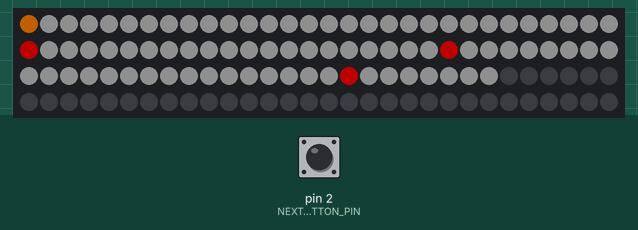
This sketch was run on a simulated Arduino Uno, built with avr-gcc and run on an emulated ATmega328P. Shown: 120 RGB LEDs in strip order, left to right, continuing on the next row. The inputs (shaded band) are chosen by the test bench; at power-on: pin 2 (NEXT_BUTTON_PIN) HIGH. Dim RGB values are drawn brighter than linear.

Above: at 0.22 s.

The sketch:

train_map.ino
```cpp
#include <Adafruit_NeoPixel.h>

// Hardware defaults. Change these to match the installation.
constexpr uint16_t LED_COUNT = 120;
constexpr uint8_t LED_DATA_PIN = 6;
constexpr uint8_t NEXT_BUTTON_PIN = 2;

constexpr uint8_t LED_BRIGHTNESS = 80;
constexpr uint16_t FRAME_DELAY_MS = 150;
constexpr uint32_t SEQUENCE_START_DELAY_S = 92;
constexpr uint8_t STATION_RED = 255;
constexpr uint8_t IDLE_LINE_LEVEL = 50;
constexpr uint8_t MOVING_LIGHT_LEVEL = 255;
constexpr uint8_t TRAIN_LENGTH = 4; // Number of LEDs in the moving train.

Adafruit_NeoPixel strip(LED_COUNT, LED_DATA_PIN, NEO_GRB + NEO_KHZ800);

/*
 * A station is represented by the LED mounted at its location.
 * Every station LED is kept red, including when it is an endpoint of
 * the currently animated line.
 */
struct Station {
  uint16_t led;
  const char *name;
};

/*
 * firstLed and lastLed are inclusive and must describe one contiguous
 * strip segment. Set reverse to true when the physical strip runs from
 * the end station back toward the start station.
 */
struct Line {
  uint16_t firstLed;
  uint16_t lastLed;
  uint32_t seconds;
};

// Routes are shown in this order during the timed sequence.
const Line lines[] = {
    {0, 30, 66},  // A -> B, seconds
    {30, 51, 32}, // B -> C, seconds
    {51, 76, 67}, // C -> D, seconds
    {76, 83, 0}  // D -> E, seconds
};

constexpr size_t LINE_COUNT = sizeof(lines) / sizeof(lines[0]);

size_t currentLine = 0;
uint16_t movingPosition = 0;
uint32_t lastFrameAt = 0;
uint32_t currentLineStartedAt = 0;
uint32_t sequenceStartRequestedAt = 0;
bool sequenceMode = false;
bool sequenceStartPending = false;

bool lastButtonReading = HIGH;
bool stableButtonState = HIGH;
uint32_t buttonChangedAt = 0;
constexpr uint16_t BUTTON_DEBOUNCE_MS = 35;

uint32_t scaledWhite(uint8_t level) { return strip.Color(level, level, level); }
uint32_t trainColor() { return strip.Color(255, 128, 0); }

void drawStation(uint16_t led) {
  if (led != lines[0].firstLed && led != lines[LINE_COUNT - 1].lastLed) {
    strip.setPixelColor(led, strip.Color(STATION_RED, 0, 0));
  }
}

void drawLine(Line *line, bool active) {
  for (uint16_t led = line->firstLed; led <= line->lastLed; ++led) {
    if (active) {
      strip.setPixelColor(led, scaledWhite(MOVING_LIGHT_LEVEL));
    } else {
      strip.setPixelColor(led, scaledWhite(IDLE_LINE_LEVEL));
    }
  }

  drawStation(line->firstLed);
  drawStation(line->lastLed);
}

void drawTrain(uint16_t startLed, uint16_t lastLed) {
  for (uint8_t offset = 0; offset < TRAIN_LENGTH && offset <= movingPosition;
       ++offset) {
    const uint16_t trainLed = movingPosition - offset;
    if (trainLed >= startLed && trainLed <= lastLed) {
      strip.setPixelColor(trainLed, trainColor());
    }
  }

  movingPosition++;
  if (movingPosition > lastLed + TRAIN_LENGTH - 1) {
    movingPosition = startLed;
  }
}

void drawFullMap() {
  strip.clear();

  // Draw every route as a dim white idle line.
  for (size_t lineIndex = 0; lineIndex < LINE_COUNT; ++lineIndex) {
    drawLine(&lines[lineIndex], false);
  }

  drawTrain(lines[0].firstLed, lines[LINE_COUNT - 1].lastLed);
  strip.show();
}

void drawSequenceLine() {
  strip.clear();
  const Line &line = lines[currentLine];
  drawLine(&lines[currentLine], true);
  drawTrain(line.firstLed, line.lastLed - 1);
  for (size_t lineIndex = 0; lineIndex < LINE_COUNT; ++lineIndex) {
    if (lineIndex != currentLine) {
      drawLine(&lines[lineIndex], false);
    }
  }
  strip.show();
}

void startSequence() {
  sequenceMode = false;
  sequenceStartPending = true;
  sequenceStartRequestedAt = millis();
}

void updateSequence() {
  if (sequenceStartPending) {
    if (millis() - sequenceStartRequestedAt < SEQUENCE_START_DELAY_S * 1000UL) {
      return;
    }

    currentLine = 0;
    movingPosition = lines[currentLine].firstLed;
    currentLineStartedAt = millis();
    sequenceStartPending = false;
    sequenceMode = true;
    return;
  }

  if (!sequenceMode) {
    return;
  }

  if (millis() - currentLineStartedAt < lines[currentLine].seconds * 1000UL) {
    return;
  }

  if (currentLine + 1 >= LINE_COUNT) {
    sequenceMode = false;
    movingPosition = lines[0].firstLed;
    return;
  }

  ++currentLine;
  movingPosition = lines[currentLine].firstLed;
  currentLineStartedAt = millis();
}

void readButton() {
  const bool reading = digitalRead(NEXT_BUTTON_PIN);

  if (reading != lastButtonReading) {
    buttonChangedAt = millis();
    lastButtonReading = reading;
  }

  if (millis() - buttonChangedAt >= BUTTON_DEBOUNCE_MS &&
      reading != stableButtonState) {
    stableButtonState = reading;
    // The button is wired between the pin and ground.
    if (stableButtonState == LOW) {
      startSequence();
    }
  }
}

void setup() {
  pinMode(NEXT_BUTTON_PIN, INPUT_PULLUP);
  strip.begin();
  strip.setBrightness(LED_BRIGHTNESS);
  strip.clear();
  strip.show();
}

void loop() {
  readButton();
  updateSequence();

  if (millis() - lastFrameAt >= FRAME_DELAY_MS) {
    lastFrameAt = millis();
    if (sequenceMode) {
      drawSequenceLine();
    } else {
      drawFullMap();
    }
  }
}
```
